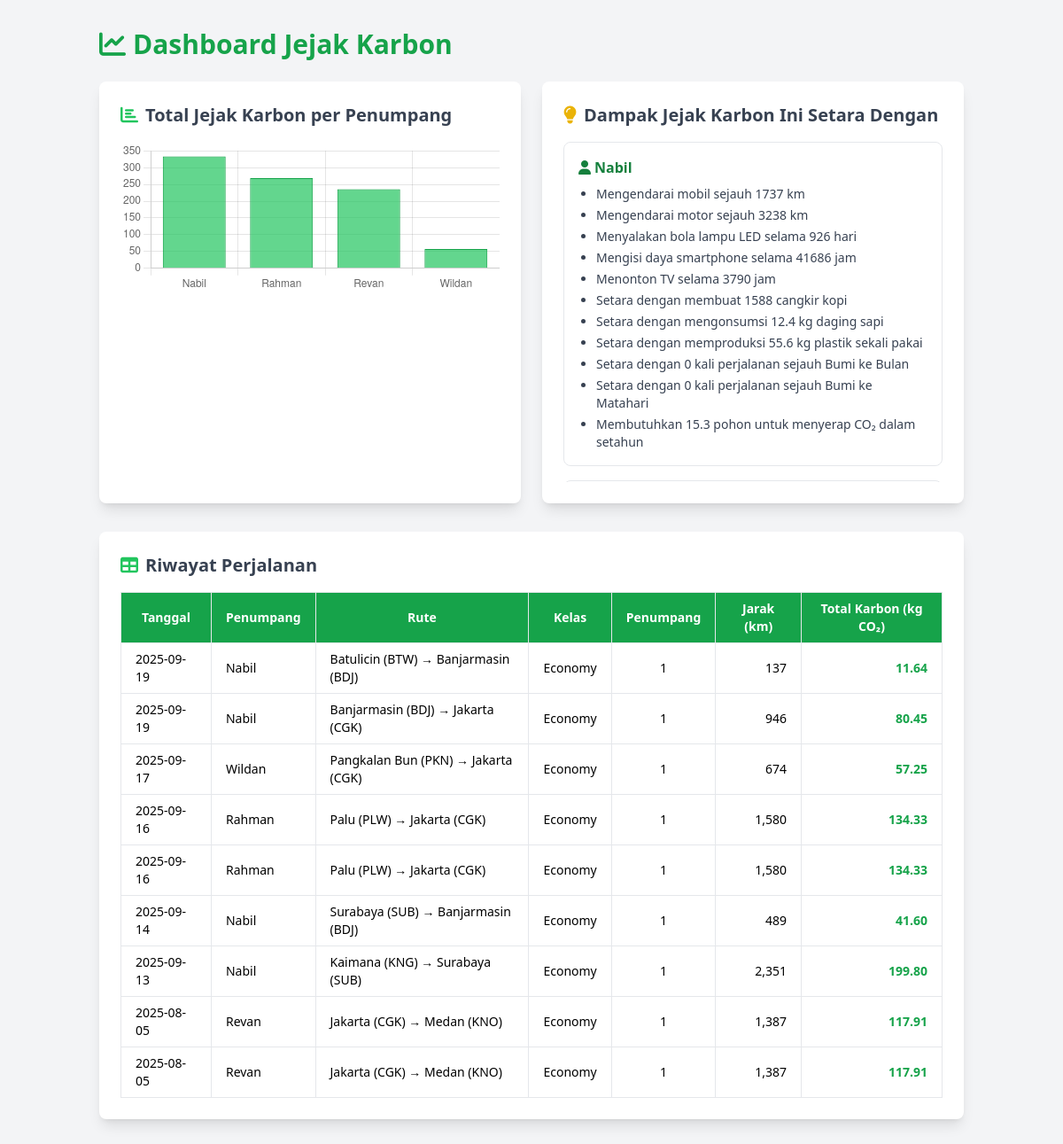
Page /dashboard.php on the committed database.
### tables this page shows
CREATE TABLE `flight_logs` (
  `id` int(11) NOT NULL,
  `passenger_id` int(11) NOT NULL,
  `departure_code` varchar(3) NOT NULL,
  `arrival_code` varchar(3) NOT NULL,
  `flight_date` date NOT NULL,
  `flight_class` enum('economy','premium','business','first') NOT NULL DEFAULT 'economy',
  `passengers` int(11) NOT NULL DEFAULT 1,
  `distance` decimal(10,2) NOT NULL,
  `carbon` decimal(10,2) NOT NULL,
  `total_carbon` decimal(10,2) NOT NULL,
  `created_at` timestamp NOT NULL DEFAULT current_timestamp()
);

CREATE TABLE `passengers` (
  `id` int(11) NOT NULL,
  `name` varchar(100) NOT NULL
);

CREATE TABLE `airports` (
  `id` int(11) NOT NULL,
  `name` varchar(100) NOT NULL,
  `iata_code` varchar(3) NOT NULL,
  `city` varchar(50) NOT NULL,
  `latitude` decimal(10,8) NOT NULL,
  `longitude` decimal(11,8) NOT NULL
);

### dashboard.php (the view, shortened to what this page needs)
<?php
$host = 'localhost';
$dbname = 'carbon_footprint';
$username = 'root';
$password = '';
try {
    $pdo = new PDO("mysql:host=$host;dbname=$dbname;charset=utf8", $username, $password);
    $pdo->setAttribute(PDO::ATTR_ERRMODE, PDO::ERRMODE_EXCEPTION);
} catch (PDOException $e) {
    die("Koneksi database gagal: " . $e->getMessage());
}
$stmt = $pdo->query("
    SELECT p.name, SUM(f.total_carbon) as total_carbon
    FROM flight_logs f
    JOIN passengers p ON f.passenger_id = p.id
    GROUP BY p.id
    ORDER BY total_carbon DESC
");
$data = $stmt->fetchAll(PDO::FETCH_ASSOC);
$stmtLogs = $pdo->query("
    SELECT f.*, p.name as passenger_name,
           a1.city as dep_city, a1.name as dep_name,
           a2.city as arr_city, a2.name as arr_name
    FROM flight_logs f
    JOIN passengers p ON f.passenger_id = p.id
    JOIN airports a1 ON f.departure_code = a1.iata_code
    JOIN airports a2 ON f.arrival_code = a2.iata_code
    ORDER BY f.flight_date DESC, f.created_at DESC
");
$logs = $stmtLogs->fetchAll(PDO::FETCH_ASSOC);
$names = array_column($data, 'name');
$carbons = array_column($data, 'total_carbon');
function getCarbonAnalogy($carbon) {
    $analogies = [];
    $carDistance = round($carbon / 0.192);
    $analogies[] = "Mengendarai mobil sejauh {$carDistance} km";
    $bikeDistance = round($carbon / 0.103);
    $analogies[] = "Mengendarai motor sejauh {$bikeDistance} km";
    $bulbHours = round($carbon / 0.015);
    if ($bulbHours > 24) {
        $bulbDays = round($bulbHours / 24);
        $analogies[] = "Menyalakan bola lampu LED selama {$bulbDays} hari";
    } else {
        $analogies[] = "Menyalakan bola lampu LED selama {$bulbHours} jam";
    }
    $phoneHours = round($carbon / 0.008);
    $analogies[] = "Mengisi daya smartphone selama {$phoneHours} jam";
    $tvHours = round($carbon / 0.088);
    $analogies[] = "Menonton TV selama {$tvHours} jam";
    $cups = round($carbon / 0.21);
    $analogies[] = "Setara dengan membuat {$cups} cangkir kopi";
    $beefKg = round($carbon / 27, 1);
    $analogies[] = "Setara dengan mengonsumsi {$beefKg} kg daging sapi";
    $plasticKg = round($carbon / 6, 1);
    $analogies[] = "Setara dengan memproduksi {$plasticKg} kg plastik sekali pakai";
    $moonTrips = round($carDistance / 384400, 2);
    $analogies[] = "Setara dengan {$moonTrips} kali perjalanan sejauh Bumi ke Bulan";
    $sunTrips = round($carDistance / 149600000, 4);
    $analogies[] = "Setara dengan {$sunTrips} kali perjalanan sejauh Bumi ke Matahari";
    $trees = round($carbon / 21.77, 1);
    $analogies[] = "Membutuhkan {$trees} pohon untuk menyerap CO₂ dalam setahun";
    return $analogies;
}
$analogyData = [];
foreach ($data as $d) {
    $name = $d['name'];
    $total = (float)$d['total_carbon'];
    $analogyData[$name] = getCarbonAnalogy($total);
}
?>
<!DOCTYPE html>
<html lang="id">
<head>
    <script src="https://cdn.tailwindcss.com"></script>
    <link rel="stylesheet" href="https://cdnjs.cloudflare.com/ajax/libs/font-awesome/6.4.0/css/all.min.css">
</head>
<body class="bg-gray-100 min-h-screen">
    <div class="container mx-auto px-6 py-8">
        <h1 class="text-3xl font-bold text-green-600 mb-6 flex items-center">
            <i class="fas fa-chart-line mr-2"></i> Dashboard Jejak Karbon
        </h1>
       <div class="grid grid-cols-1 lg:grid-cols-2 gap-6 mb-8">
            <div class="bg-white p-6 rounded-lg shadow-lg">
                <h2 class="text-xl font-semibold text-gray-700 mb-4">
                    <i class="fas fa-bar-chart mr-2 text-green-500"></i>Total Jejak Karbon per Penumpang
                </h2>
                <canvas id="carbonChart" height="120"></canvas>
            </div>
            <div class="bg-white p-6 rounded-lg shadow-lg">
                <h2 class="text-xl font-semibold text-gray-700 mb-4">
                    <i class="fas fa-lightbulb mr-2 text-yellow-500"></i>Dampak Jejak Karbon Ini Setara Dengan
                </h2>
                <div class="space-y-4 max-h-96 overflow-y-auto">
                    <?php foreach ($analogyData as $name => $analogs): ?>
                        <div class="border rounded-lg p-4 hover:shadow-md transition">
                            <p class="font-semibold text-green-700 mb-2"><i class="fas fa-user mr-1"></i><?= htmlspecialchars($name) ?></p>
                            <ul class="list-disc pl-5 text-sm text-gray-700 space-y-1">
                                <?php foreach ($analogs as $a): ?>
                                    <li><?= $a ?></li>
                                <?php endforeach; ?>
                            </ul>
                        </div>
                    <?php endforeach; ?>
                </div>
            </div>
        </div>
        <div class="bg-white p-6 rounded-lg shadow-lg">
            <h2 class="text-xl font-semibold text-gray-700 mb-4"><i class="fas fa-table mr-2 text-green-500"></i>Riwayat Perjalanan</h2>
            <div class="overflow-x-auto">
                <table class="min-w-full border border-gray-200 text-sm">
                    <thead class="bg-green-600 text-white">
                        <tr>
                            <th class="px-4 py-2 border">Tanggal</th>
                            <th class="px-4 py-2 border">Penumpang</th>
                            <th class="px-4 py-2 border">Rute</th>
                            <th class="px-4 py-2 border">Kelas</th>
                            <th class="px-4 py-2 border">Penumpang</th>
                            <th class="px-4 py-2 border">Jarak (km)</th>
                            <th class="px-4 py-2 border">Total Karbon (kg CO₂)</th>
                        </tr>
                    </thead>
                    <tbody>
                        <?php if (count($logs) > 0): ?>
                            <?php foreach ($logs as $log): ?>
                                <tr class="hover:bg-green-50">
                                    <td class="px-4 py-2 border"><?= htmlspecialchars($log['flight_date']) ?></td>
                                    <td class="px-4 py-2 border font-medium"><?= htmlspecialchars($log['passenger_name']) ?></td>
                                    <td class="px-4 py-2 border">
                                        <?= htmlspecialchars($log['dep_city']) ?> (<?= $log['departure_code'] ?>) →
                                        <?= htmlspecialchars($log['arr_city']) ?> (<?= $log['arrival_code'] ?>)
                                    </td>
                                    <td class="px-4 py-2 border capitalize"><?= htmlspecialchars($log['flight_class']) ?></td>
                                    <td class="px-4 py-2 border text-center"><?= $log['passengers'] ?></td>
                                    <td class="px-4 py-2 border text-right"><?= number_format($log['distance']) ?></td>
                                    <td class="px-4 py-2 border text-right text-green-600 font-semibold"><?= number_format($log['total_carbon'], 2) ?></td>
                                </tr>
                            <?php endforeach; ?>
                        <?php else: ?>
                            <tr>
                                <td colspan="7" class="px-4 py-4 border text-center text-gray-500">Belum ada data perjalanan</td>
                            </tr>
                        <?php endif; ?>
                    </tbody>
                </table>
            </div>
        </div>
    </div>
    <script>
    const ctx = document.getElementById('carbonChart').getContext('2d');
    const chart = new Chart(ctx, {
        type: 'bar',
        data: {
            labels: <?= json_encode($names) ?>,
            datasets: [{
                label: 'Total Jejak Karbon (kg CO₂)',
                data: <?= json_encode($carbons) ?>,
                backgroundColor: 'rgba(34,197,94,0.7)',
                borderColor: 'rgba(22,163,74,1)',
                borderWidth: 1
            }]
        },
        options: {
            responsive: true,
            plugins: {
                legend: { display: false }
            },
            scales: {
                y: { beginAtZero: true }
            }
        }
    });
    </script>
</body>
</html>

### rows in the picture
flight_logs: flight_date "2025-09-19", passenger.name "Nabil", airports.city "Batulicin", departure_code "BTW", airports.city "Banjarmasin", arrival_code "BDJ", flight_class "Economy", passengers "1", distance "137", total_carbon "11.64"
flight_logs: flight_date "2025-09-19", passenger.name "Nabil", airports.city "Banjarmasin", departure_code "BDJ", airports.city "Jakarta", arrival_code "CGK", flight_class "Economy", passengers "1", distance "946", total_carbon "80.45"
flight_logs: flight_date "2025-09-17", passenger.name "Wildan", airports.city "Pangkalan Bun", departure_code "PKN", airports.city "Jakarta", arrival_code "CGK", flight_class "Economy", passengers "1", distance "674", total_carbon "57.25"
flight_logs: flight_date "2025-09-16", passenger.name "Rahman", airports.city "Palu", departure_code "PLW", airports.city "Jakarta", arrival_code "CGK", flight_class "Economy", passengers "1", distance "1,580", total_carbon "134.33"
flight_logs: flight_date "2025-09-16", passenger.name "Rahman", airports.city "Palu", departure_code "PLW", airports.city "Jakarta", arrival_code "CGK", flight_class "Economy", passengers "1", distance "1,580", total_carbon "134.33"
flight_logs: flight_date "2025-09-14", passenger.name "Nabil", airports.city "Surabaya", departure_code "SUB", airports.city "Banjarmasin", arrival_code "BDJ", flight_class "Economy", passengers "1", distance "489", total_carbon "41.60"
flight_logs: flight_date "2025-09-13", passenger.name "Nabil", airports.city "Kaimana", departure_code "KNG", airports.city "Surabaya", arrival_code "SUB", flight_class "Economy", passengers "1", distance "2,351", total_carbon "199.80"
flight_logs: flight_date "2025-08-05", passenger.name "Revan", airports.city "Jakarta", departure_code "CGK", airports.city "Medan", arrival_code "KNO", flight_class "Economy", passengers "1", distance "1,387", total_carbon "117.91"
flight_logs: flight_date "2025-08-05", passenger.name "Revan", airports.city "Jakarta", departure_code "CGK", airports.city "Medan", arrival_code "KNO", flight_class "Economy", passengers "1", distance "1,387", total_carbon "117.91"

### other values in the picture
$name "Nabil"
$a "Mengendarai mobil sejauh 1737 km"
$a "Mengendarai motor sejauh 3238 km"
$a "Menyalakan bola lampu LED selama 926 hari"
$a "Mengisi daya smartphone selama 41686 jam"
$a "Menonton TV selama 3790 jam"
$a "Setara dengan membuat 1588 cangkir kopi"
$a "Setara dengan mengonsumsi 12.4 kg daging sapi"
$a "Setara dengan memproduksi 55.6 kg plastik sekali pakai"
$a "Setara dengan 0 kali perjalanan sejauh Bumi ke Bulan"
$a "Setara dengan 0 kali perjalanan sejauh Bumi ke Matahari"
$a "Membutuhkan 15.3 pohon untuk menyerap CO₂ dalam setahun"
chart data {{ json_encode($names) }} ["Nabil","Rahman","Revan","Wildan"]
chart data {{ json_encode($carbons) }} ["333.49","268.66","235.82","57.25"]
